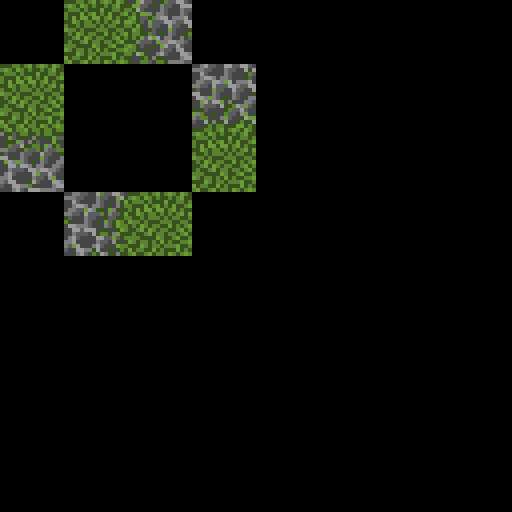

Rendered tile map (Tiled .tmx) drawn with the repository's tilesets; below, a short description and the full map source, tile grids included:
An orthogonal 8x8 tile map with 64x64 px tiles, 3 tile layers (regions, input_Base, output_Final).

<map version="1.0" orientation="orthogonal" renderorder="right-down" width="8" height="8" tilewidth="64" tileheight="64" nextobjectid="1">
 <tileset firstgid="1" name="grass_cobble" tilewidth="64" tileheight="64" tilecount="30" columns="6">
  <image source="grass_cobble.png" width="384" height="320" />
 </tileset>
 <layer name="regions" width="8" height="8">
  <data encoding="csv">
0,29,29,0,0,0,0,0,
29,0,0,29,0,0,0,0,
29,0,0,29,0,0,0,0,
0,29,29,0,0,0,0,0,
0,0,0,0,0,0,0,0,
0,0,0,0,0,0,0,0,
0,0,0,0,0,0,0,0,
0,0,0,0,0,0,0,0
</data>
 </layer>
 <layer name="input_Base" width="8" height="8">
  <data encoding="csv">
0,8,19,0,0,0,0,0,
8,0,0,19,0,0,0,0,
19,0,0,8,0,0,0,0,
0,19,8,0,0,0,0,0,
0,0,0,0,0,0,0,0,
0,0,0,0,0,0,0,0,
0,0,0,0,0,0,0,0,
0,0,0,0,0,0,0,0
</data>
 </layer>
 <layer name="output_Final" width="8" height="8">
  <data encoding="csv">
0,0,12,0,0,0,0,0,
0,0,0,5,0,0,0,0,
17,0,0,0,0,0,0,0,
0,10,0,0,0,0,0,0,
0,0,0,0,0,0,0,0,
0,0,0,0,0,0,0,0,
0,0,0,0,0,0,0,0,
0,0,0,0,0,0,0,0
</data>
 </layer>
</map>
